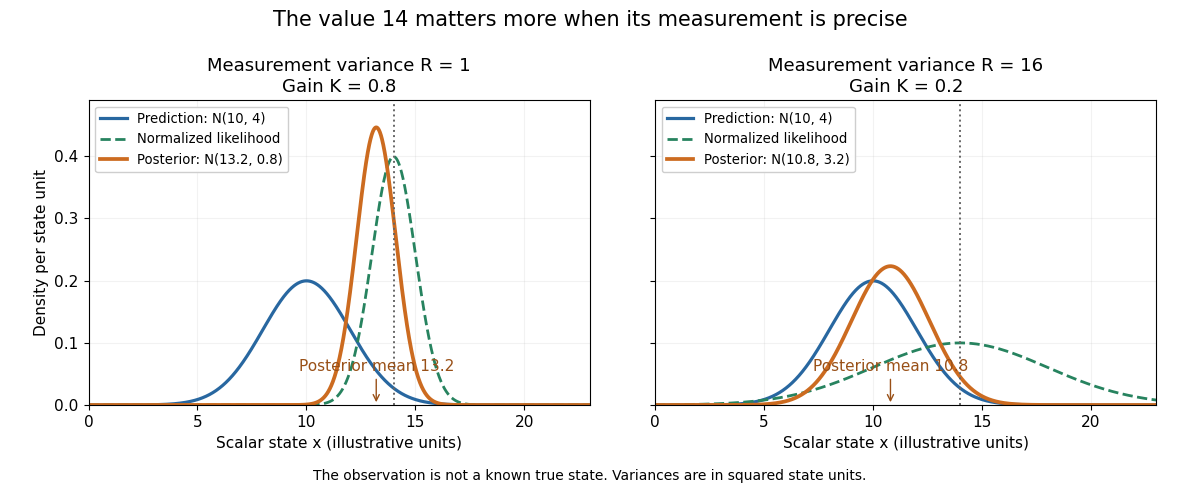

Python code for this plot:
"""Plot an exact scalar Gaussian update for two measurement variances.

Run from the desired output directory; writes a white, opaque PNG there.
Tested with the Python/numpy/matplotlib versions in pyproject.toml.
"""

from pathlib import Path

import matplotlib.pyplot as plt
import numpy as np


def density(x, mean, variance):
    return np.exp(-0.5 * (x - mean) ** 2 / variance) / np.sqrt(
        2 * np.pi * variance
    )


def main():
    plt.rcParams.update({"font.size": 11, "axes.titlesize": 13})
    x = np.linspace(0, 23, 2401)
    fig, axes = plt.subplots(1, 2, figsize=(11.8, 5.0), dpi=100, sharey=True)
    prior_mean, prior_variance, observation = 10.0, 4.0, 14.0
    for ax, measurement_variance in zip(axes, (1.0, 16.0), strict=True):
        gain = prior_variance / (prior_variance + measurement_variance)
        posterior_mean = prior_mean + gain * (observation - prior_mean)
        posterior_variance = (1 - gain) * prior_variance
        ax.plot(x, density(x, prior_mean, prior_variance), color="#2867a0",
                linewidth=2.3, label="Prediction: N(10, 4)")
        ax.plot(x, density(x, observation, measurement_variance),
                color="#27835f", linewidth=2.0, linestyle="--",
                label="Normalized likelihood")
        ax.plot(x, density(x, posterior_mean, posterior_variance),
                color="#cc6b20", linewidth=2.7,
                label=f"Posterior: N({posterior_mean:g}, {posterior_variance:g})")
        ax.axvline(observation, color="#666666", linestyle=":", linewidth=1.4)
        ax.set_title(f"Measurement variance R = {measurement_variance:g}"
                     f"\nGain K = {gain:g}")
        ax.set_xlim(0, 23)
        ax.set_ylim(0, 0.49)
        ax.set_xlabel("Scalar state x (illustrative units)")
        ax.grid(alpha=0.16)
        ax.legend(loc="upper left", fontsize=9.5, framealpha=0.95)
        ax.annotate(f"Posterior mean {posterior_mean:g}",
                    xy=(posterior_mean, 0), xytext=(posterior_mean, 0.055),
                    ha="center", color="#995017",
                    arrowprops={"arrowstyle": "->", "color": "#995017"})
    axes[0].set_ylabel("Density per state unit")
    fig.suptitle("The value 14 matters more when its measurement is precise",
                 fontsize=15, y=0.98)
    fig.text(0.5, 0.04,
             "The observation is not a known true state. "
             "Variances are in squared state units.",
             ha="center", fontsize=10)
    fig.subplots_adjust(left=0.075, right=0.98, top=0.80, bottom=0.19, wspace=0.13)
    output = Path.cwd() / (Path(__file__).stem + ".png")
    fig.savefig(output, facecolor="white", transparent=False)
    plt.close(fig)


if __name__ == "__main__":
    main()
